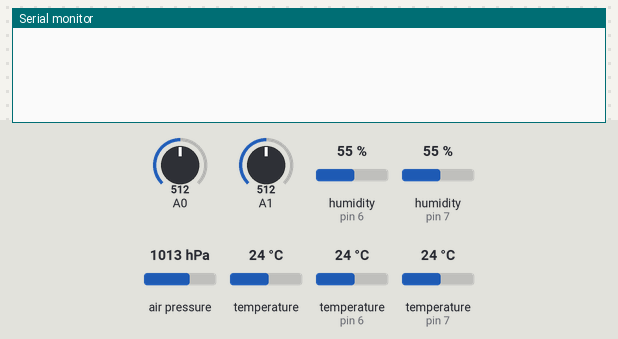
Bench run of a sketch on a simulated Arduino Uno, built with avr-gcc and run on an emulated ATmega328P. Shown: the last lines printed to the serial monitor. Inputs (shaded band) come from the test bench; at power-on: humidity (sensors on pin 6, pin 7) 55 %, air pressure 1013 hPa, A0 = 512, A1 = 512, temperature 24 °C, temperature (sensors on pin 6, pin 7) 24 °C.

Above: at 1.2 s.
1.3 s: humidity (sensor on pin 6) set to 22 %
At 3.3 s:
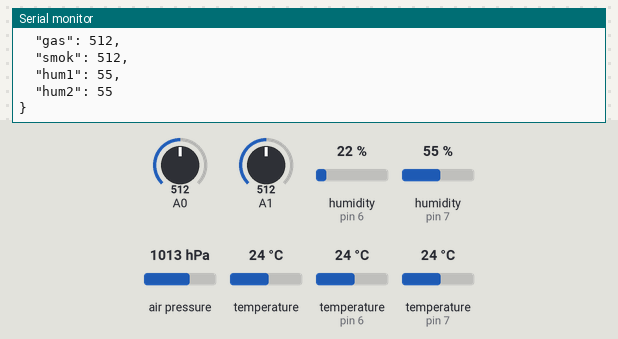
3.6 s: humidity (sensor on pin 7) set to 22 %
At 5.0 s:
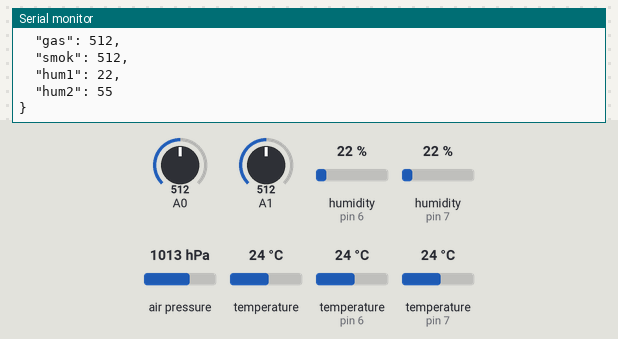
5.1 s: air pressure set to 952 hPa
6.6 s: A0 set to 716
At 7.7 s:
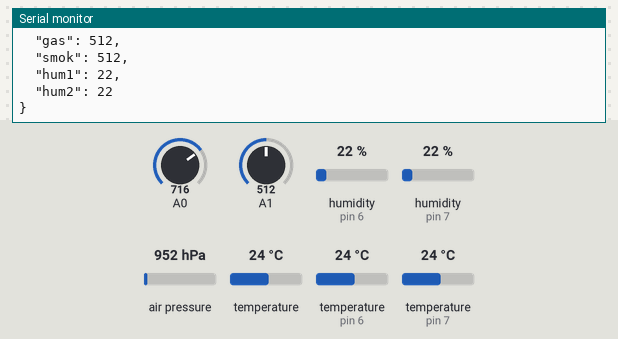
8.1 s: A1 set to 716
9.6 s: temperature (sensor 0) set to 12 °C
Timing chart, 0 to 12.1 s (numbered marks = the images above; inputs shaded):
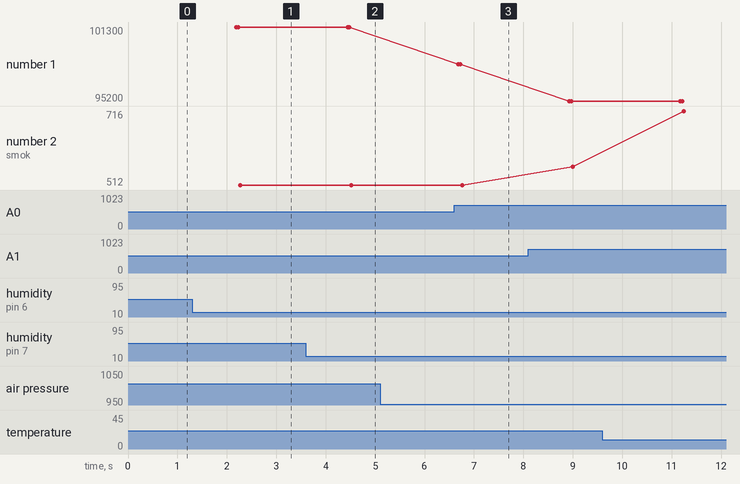

The sketch:

arduino.ino
```cpp
#include <Wire.h>
#include <SPI.h>
#include <Adafruit_Sensor.h>
#include <Adafruit_BMP280.h>
#include "DHT.h"
#include <SoftwareSerial.h>
SoftwareSerial s(4,5);
#include <ArduinoJson.h>

#define BMP_SCK 13
#define BMP_MISO 12
#define BMP_MOSI 11
#define BMP_CS 10

Adafruit_BMP280 bme;
Adafruit_BMP280 bme2(BMP_CS, BMP_MOSI, BMP_MISO,  BMP_SCK);

DHT dht(6, DHT11);
DHT dht2(7, DHT11);

void setup() {
  bme.begin();
  bme2.begin();
  dht.begin();
  dht2.begin();
  s.begin(9600);
  Serial.begin(9600);
}

void loop() {
  int g = 0;
  int ss = 0;
  float t1 = 0;
  float t2 = 0;
  int h1 = 0;
  int h2 = 0;
  float p1 = 0;
  float p2 = 0;
  int a = 4;
  int b = 0;

  while(a != b) {
    t1 += bme.readTemperature();
    p1 += bme.readPressure();
    t2 += bme2.readTemperature();
    p2 += bme2.readPressure();
    g += analogRead(A0);
    ss += analogRead(A1);
    h1 += dht.readHumidity();
    h2 += dht2.readHumidity();
    delay(500);
    b++;
  }
  if ( h1 > 5000 || h2 > 5000) {
    h1 = 4;
    h2 = 4;
  }

  DynamicJsonDocument table(256);
  table["temp1"] = t1 / a;
  table["pres1"] = p1 / a;
  table["temp2"] = t2 / a;
  table["pres2"] = p2 / a;
  table["gas"] = g / a;
  table["smok"] = ss / a;
  table["hum1"] = h1 / a;
  table["hum2"] = h2 / a;
  serializeJson(table, s);
  serializeJsonPretty(table, Serial);
}
```

Measured:
- plotted number 2: 512 → 563 after the input at 8.1 s
